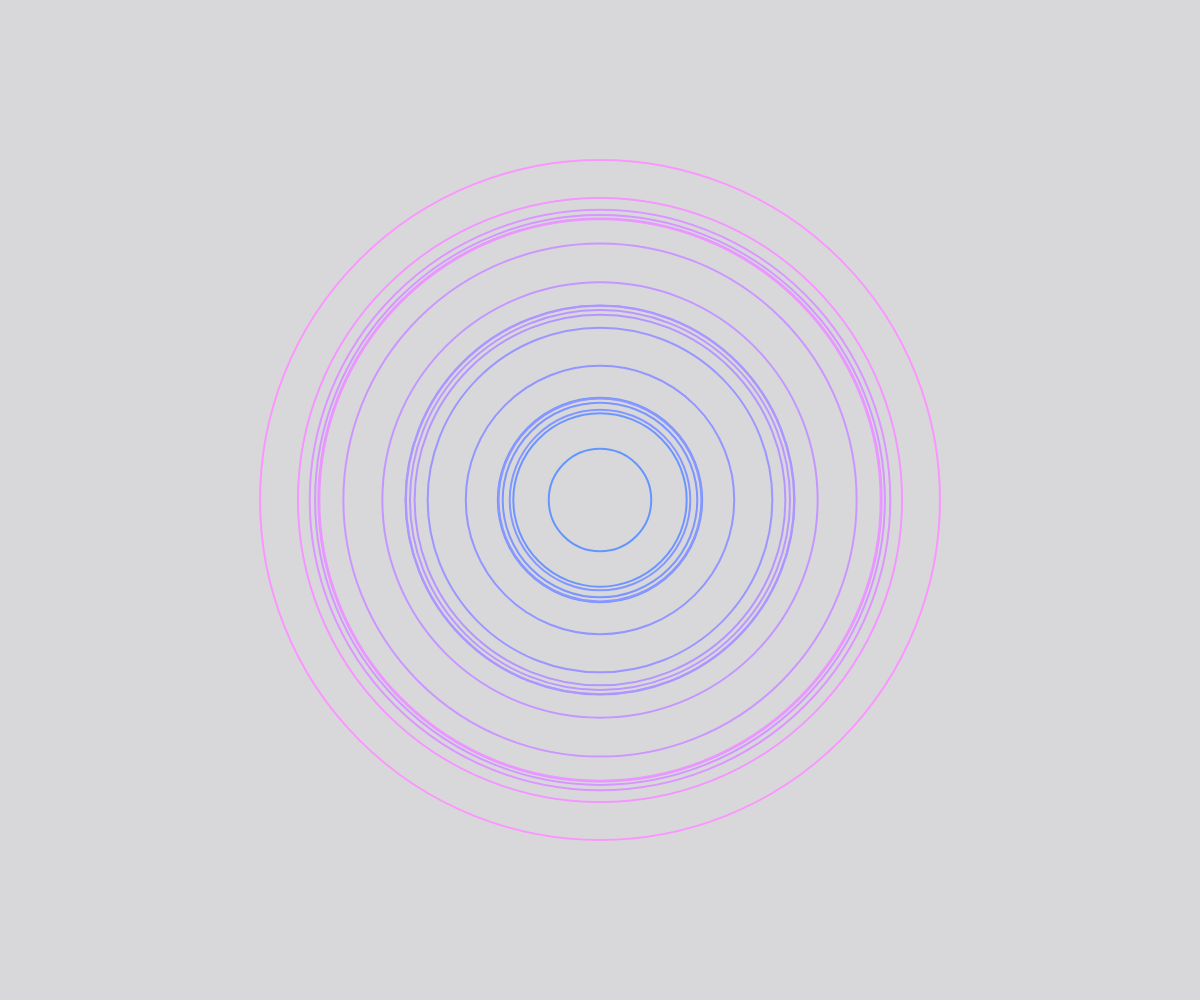
Frame 1 (no input)
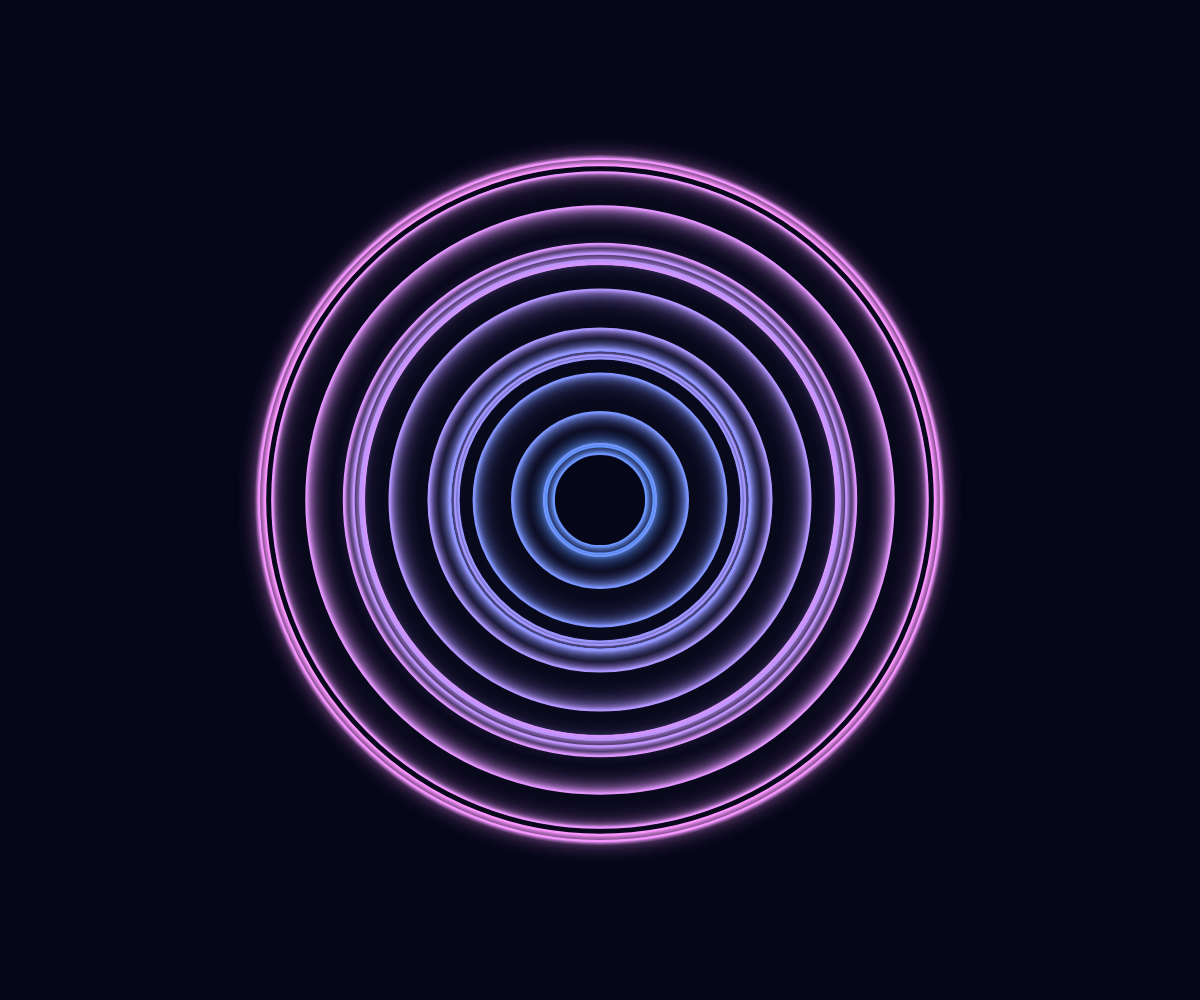
Frame 60 (no input)
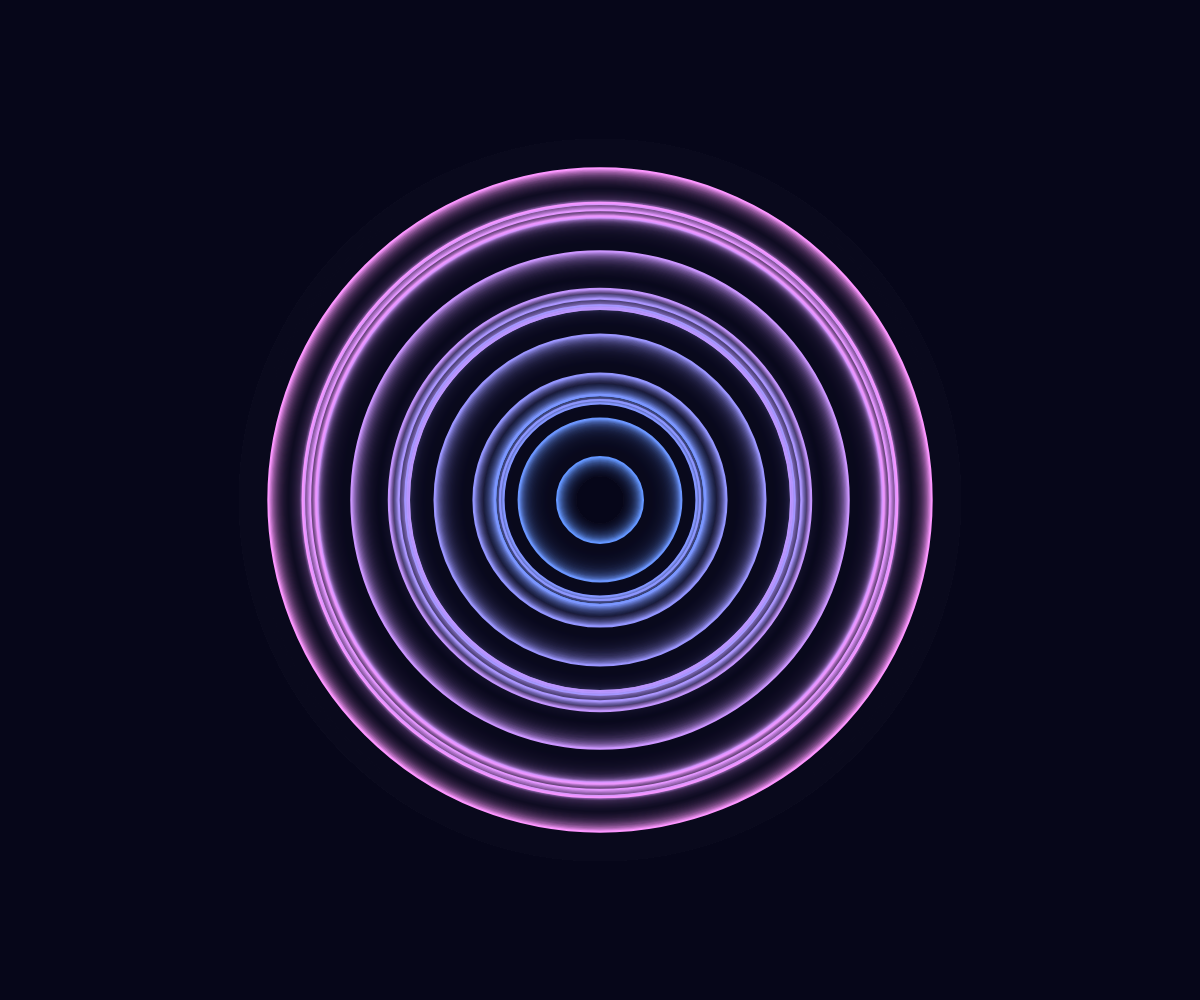
Frame 120 (the mouse pressed at the canvas centre since frame 60)

The p5.js sketch that drew these frames (run headless with seeded random() and noise() and a simulated clock; from frame 60 on, the mouse is pressed at the canvas centre):

// p5.js sketch
// ── sketch.js
function setup() {
  createCanvas(windowWidth, windowHeight);
  noFill();
  strokeWeight(2);
}

function draw() {
  background(10, 10, 25, 40);

  translate(width / 2, height / 2);

  for (let i = 0; i < 20; i++) {
    stroke(100 + i * 8, 150, 255);
    ellipse(0, 0, 100 + i * 30 + sin(frameCount * 0.05 + i) * 50);
  }
}
